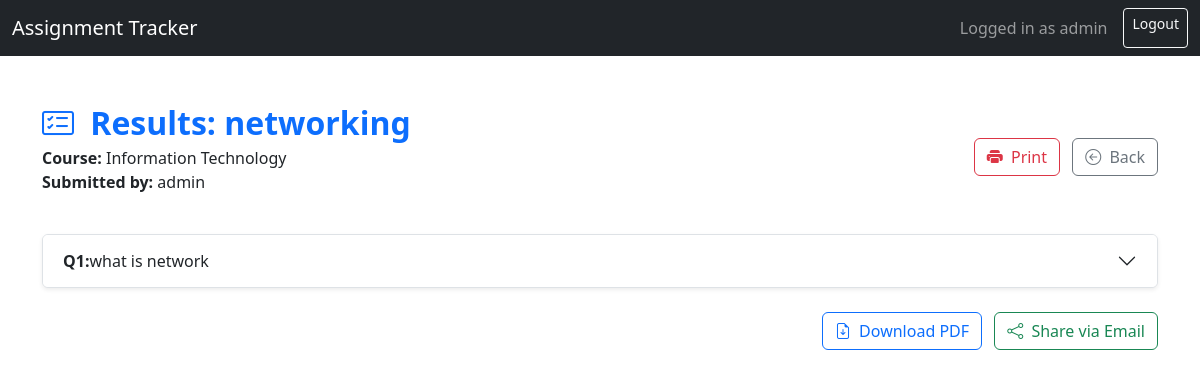
The app's page /assignments/results/3/ (signed in) with its own data.
### assignments/models.py (models this page shows, shortened)
class Assignment(models.Model):
    student = models.ForeignKey(User, on_delete=models.CASCADE, related_name='assignments')
    course = models.ForeignKey(Course, on_delete=models.SET_NULL, null=True)
    title = models.CharField(max_length=200)
    created_at = models.DateTimeField(auto_now_add=True)

class Course(models.Model):
    name = models.CharField(max_length=100)

class Question(models.Model):
    assignment = models.ForeignKey(Assignment, on_delete=models.CASCADE, related_name='questions')
    text = models.TextField()

### assignments/views.py (the view)
# urls.py: path('results/<int:assignment_id>/', views.view_results, name='view_results'),
@login_required
def view_results(request, assignment_id):
    assignment = get_object_or_404(Assignment, id=assignment_id)
    return render(request, 'assignments/view_results.html', {'assignment': assignment})

### assignments/templates/assignments/view_results.html (shortened to what this page needs)
{% extends 'base.html' %}
{% block content %}
<div id="resultContent" class="container mt-5">
    <div class="d-flex justify-content-between align-items-center mb-4">
        <div>
            <h2 class="fw-bold text-primary mb-1">
                <i class="bi bi-card-checklist me-2"></i> Results: {{ assignment.title }}
            </h2>
            <p class="mb-0"><strong>Course:</strong> {{ assignment.course.name }}</p>
            <p><strong>Submitted by:</strong> {{ assignment.student.username }}</p>
        </div>
        <div>
            <button class="btn btn-outline-danger me-2" onclick="window.print()">
                <i class="bi bi-printer-fill me-1"></i> Print
            </button>
            <a href="{% url 'assignment_list' %}" class="btn btn-outline-secondary">
                <i class="bi bi-arrow-left-circle me-1"></i> Back
            </a>
        </div>
    </div>
    <div class="accordion" id="resultsAccordion">
        {% for question in assignment.questions.all %}
            <div class="accordion-item mb-2 shadow-sm">
                <h2 class="accordion-header" id="heading{{ forloop.counter }}">
                    <button class="accordion-button collapsed" type="button" data-bs-toggle="collapse"
                            data-bs-target="#collapse{{ forloop.counter }}" aria-expanded="false"
                            aria-controls="collapse{{ forloop.counter }}">
                        <strong>Q{{ forloop.counter }}:</strong> {{ question.text|truncatewords:12 }}
                    </button>
                </h2>
            </div>
        {% endfor %}
    </div>
</div>
<div class="container mt-4 text-end">
    <button class="btn btn-outline-primary me-2" onclick="downloadAsPDF()">
        <i class="bi bi-file-earmark-arrow-down me-1"></i> Download PDF
    </button>
    <a href="mailto:?subject=Assignment Results&body=View results for {{ assignment.title|urlencode }}" class="btn btn-outline-success">
        <i class="bi bi-share me-1"></i> Share via Email
    </a>
</div>
{% endblock %}

### assignments/templates/base.html (shortened to what this page needs)
<!DOCTYPE html>
<html>
<head>
    <link href="https://cdn.jsdelivr.net/npm/bootstrap@5.3.0/dist/css/bootstrap.min.css" rel="stylesheet">
    <link rel="stylesheet" href="https://cdn.jsdelivr.net/npm/bootstrap-icons@1.10.5/font/bootstrap-icons.css">
<link href="https://cdn.jsdelivr.net/npm/bootstrap@5.3.2/dist/css/bootstrap.min.css" rel="stylesheet">
<link href="https://cdn.jsdelivr.net/npm/bootstrap-icons@1.11.1/font/bootstrap-icons.css" rel="stylesheet">
</head>
<body>
    <nav class="navbar navbar-dark bg-dark mb-4">
        <div class="container-fluid">
            <a class="navbar-brand" href="{% url 'assignment_list' %}">Assignment Tracker</a>
            <div class="d-flex">
                {% if user.is_authenticated %}
                    <span class="navbar-text me-3">Logged in as {{ user.username }}</span>
                    <a href="{% url 'logout' %}" class="btn btn-outline-light btn-sm">Logout</a>
                {% else %}
                    <a href="{% url 'login' %}" class="btn btn-outline-light btn-sm">Login</a>
                {% endif %}
            </div>
        </div>
    </nav>
    {% block content %}{% endblock %}
</body>
</html>

### records on screen
Assignment: title "networking", course.name "Information Technology", student.username "admin"
Question: text "what is network"

### other values on screen
{{ user.username }} "admin"
